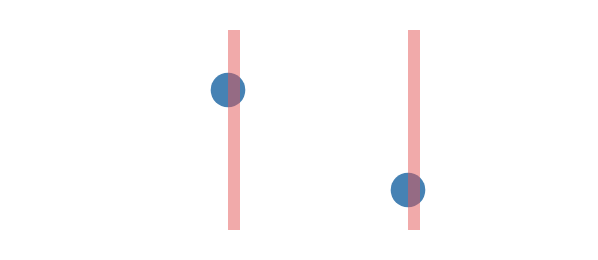

Source (Vega-Lite JSON):
### Vega specification from a JSON file in a GitHub repository (floating-point values rounded to 4 significant figures)
{"$schema": "https://vega.github.io/schema/vega/v6.json", "description": "a mark's clip is a shape, not a boolean: one mark is clipped to a path and one to a globe's outline, and both shapes reach outside the plotting rectangle. Under the default autosize the surface is sized by what survives the clip, so reading either clip as \"the rectangle\" makes a visibly smaller picture.", "width": 200, "height": 120, "padding": 5, "signals": [{"name": "outline", "value": "M-60,30L240,30L240,140Z"}], "projections": [{"name": "globe", "type": "orthographic", "scale": 120, "translate": [100, 60]}], "data": [{"name": "t", "values": [{"x": -40, "y": 60}, {"x": 60, "y": 40}, {"x": 150, "y": 90}, {"x": 260, "y": 60}]}], "marks": [{"type": "symbol", "clip": {"path": {"signal": "outline"}}, "from": {"data": "t"}, "encode": {"enter": {"x": {"field": "x"}, "y": {"field": "y"}, "size": {"value": 300}, "fill": {"value": "steelblue"}}}}, {"type": "rect", "clip": {"sphere": "globe"}, "from": {"data": "t"}, "encode": {"enter": {"x": {"field": "x"}, "width": {"value": 6}, "y": {"value": 10}, "height": {"value": 100}, "fill": {"value": "#e45756"}, "fillOpacity": {"value": 0.5}}}}]}
